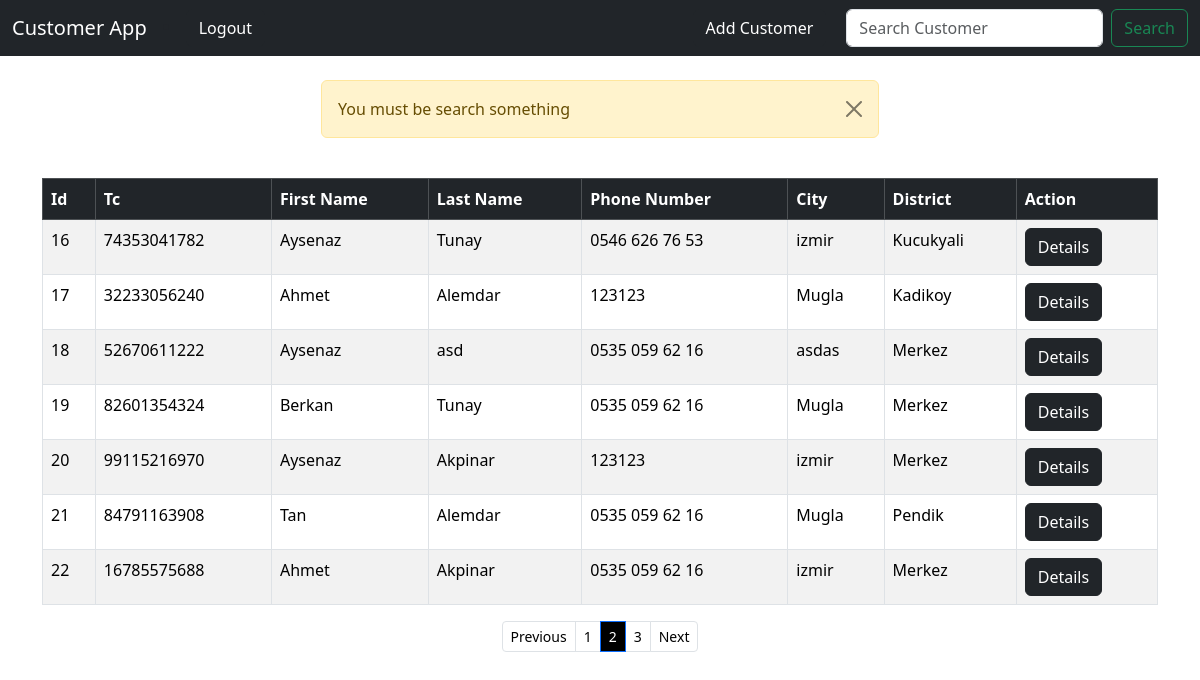
Page /search_customer/?page=2 (signed in) on the committed database.
### crm/models.py (models this page shows, shortened)
class Customer(models.Model):
    created_at = models.DateTimeField(auto_now_add=True)
    tc_no = models.IntegerField(editable=True, validators=[
        RegexValidator(
            r'^[1-9]{1}[0-9]{9}[02468]{1}$',
            message="Invalid Tc No ",
            code="invalid_number"
            )
        ], unique=True)
    first_name = models.CharField(max_length=50, editable=True)
    last_name =  models.CharField(max_length=50, editable=True)
    phone = models.CharField(max_length=15, editable=True)
    city =  models.CharField(max_length=50, editable=True)
    district =  models.CharField(max_length=50, editable=True)

### crm/views.py (the view)
# urls.py: path("search_customer/", views.search_customer, name="search_customer"),
def search_customer(request):
    if request.user.is_authenticated:
        if request.method == 'POST':
            searched = request.POST.get('searched')
            customers = Customer.objects.all()
            if searched:
                customers = customers.filter(
                    Q(first_name__contains=searched) |
                    Q(last_name__contains=searched) |
                    Q(city__contains=searched) |
                    Q(district__contains=searched)
                    )
            customers = customers.order_by('-created_at')
        else :
            messages.success(request, "You must be search something")
            customers = Customer.objects.all()
        p = Paginator(customers, 7)
        page = request.GET.get('page')
        customers = p.get_page(page)
        return render(request, 'search_customer.html', {'customers':customers})
    else :
        messages.success(request, "You must be logged in")
        return redirect('home')

### crm/templates/search_customer.html (shortened to what this page needs)
{% extends 'base.html' %}
{% block content %}
        <table class="table table-striped table-hover table-bordered">
            <thead class="table-dark" >
            <tr >
                <th scope="col">Id</th>
                <th scope="col">Tc</th>
                <th scope="col">First Name</th>
                <th scope="col">Last Name</th>
                <th scope="col">Phone Number</th>
                <th scope="col">City</th>
                <th scope="col">District</th>
                <th scope="col">Action</th>
            </tr>
            </thead>
            <tbody>
                {% if customers %}
                {% for customer in customers %}
                    <tr>
                        <td>{{ customer.id }}</td>
                        <td>{{ customer.tc_no }}</td>
                        <td>{{ customer.first_name }}</td>
                        <td>{{ customer.last_name }}</td>
                        <td>{{ customer.phone }}</td>
                        <td>{{ customer.city }}</td>
                        <td>{{ customer.district }}</td>
                        <td><a href="{% url 'customer' customer.id %}" class="btn btn-dark">Details</a></td>
                    </tr>
                {% endfor %}
                {% endif %}
            </tbody>
        </table>
        <nav aria-label="Page navigation example">
            <ul class="pagination justify-content-center pagination-sm">
              {% if customers.has_previous %}
                <li class="page-item " ><a class="page-link" style="color: black;" href="?page={{ customers.previous_page_number }}">Previous</a></li>
                <li class="page-item "><a class="page-link" style="color: black;" href="?page={{ customers.previous_page_number }}">{{ customers.previous_page_number }}</a></li>
              {% endif %}
                <li class="page-item active">
                  <span class="page-link" style="color: white; background-color: black;">
                    {{ customers.number }}
                  </span>
                </li>
              {% if customers.has_next %}
              <li class="page-item"><a class="page-link" style="color: black;" href="?page={{ customers.next_page_number }}">{{ customers.next_page_number }}</a></li>
              <li class="page-item"><a class="page-link" style="color: black;" href="?page={{ customers.next_page_number }}">Next</a></li>
              {% endif %}
            </ul>
          </nav>
{% endblock content %}

### rows in the picture
Customer: id "16", tc_no "74353041782", first_name "Aysenaz", last_name "Tunay", phone "0546 626 76 53", city "izmir", district "Kucukyali"
Customer: id "17", tc_no "32233056240", first_name "Ahmet", last_name "Alemdar", phone "123123", city "Mugla", district "Kadikoy"
Customer: id "18", tc_no "52670611222", first_name "Aysenaz", last_name "asd", phone "0535 059 62 16", city "asdas", district "Merkez"
Customer: id "19", tc_no "82601354324", first_name "Berkan", last_name "Tunay", phone "0535 059 62 16", city "Mugla", district "Merkez"
Customer: id "20", tc_no "99115216970", first_name "Aysenaz", last_name "Akpinar", phone "123123", city "izmir", district "Merkez"
Customer: id "21", tc_no "84791163908", first_name "Tan", last_name "Alemdar", phone "0535 059 62 16", city "Mugla", district "Pendik"
Customer: id "22", tc_no "16785575688", first_name "Ahmet", last_name "Akpinar", phone "0535 059 62 16", city "izmir", district "Merkez"

### other values in the picture
{{ message }} "You must be search something"
{{ customers.previous_page_number }} "1"
{{ customers.number }} "2"
{{ customers.next_page_number }} "3"
